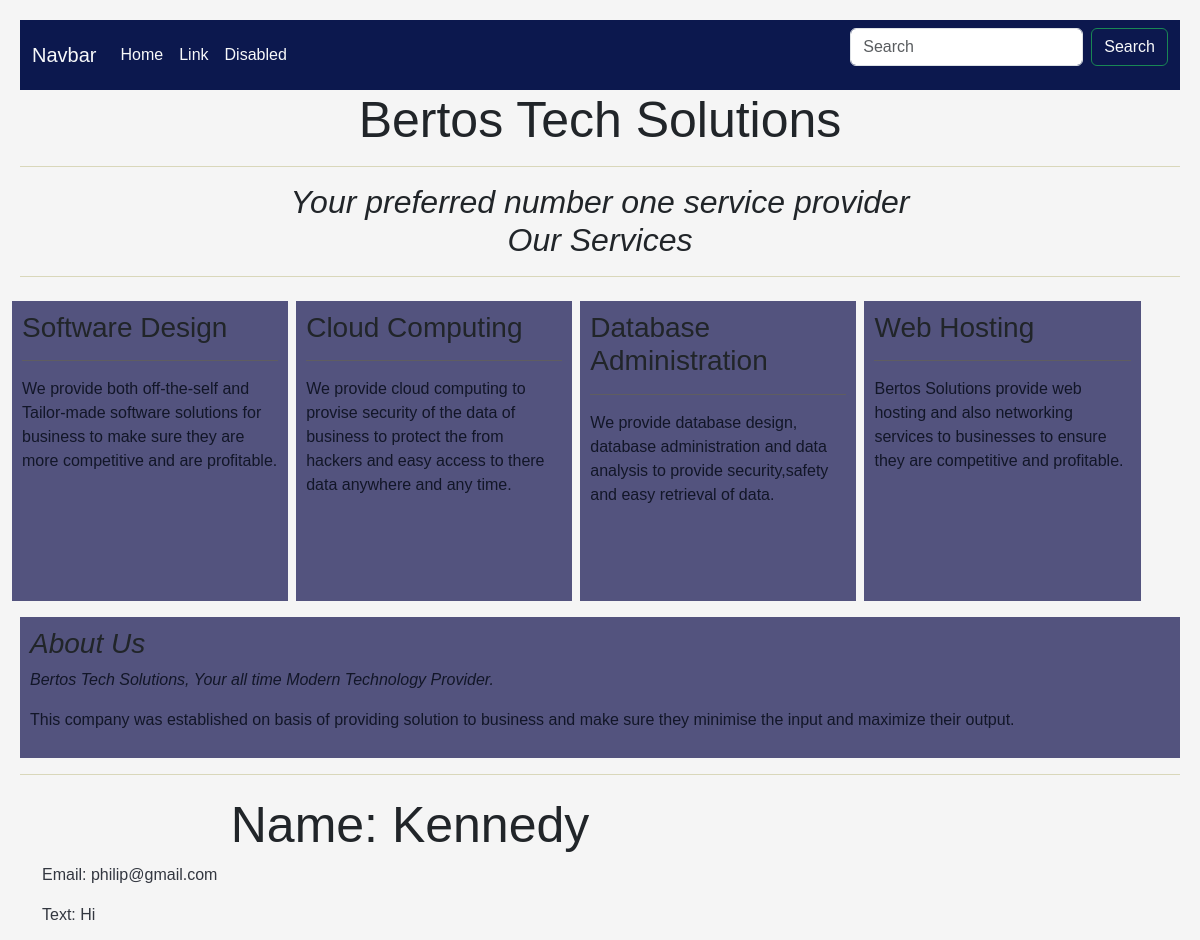
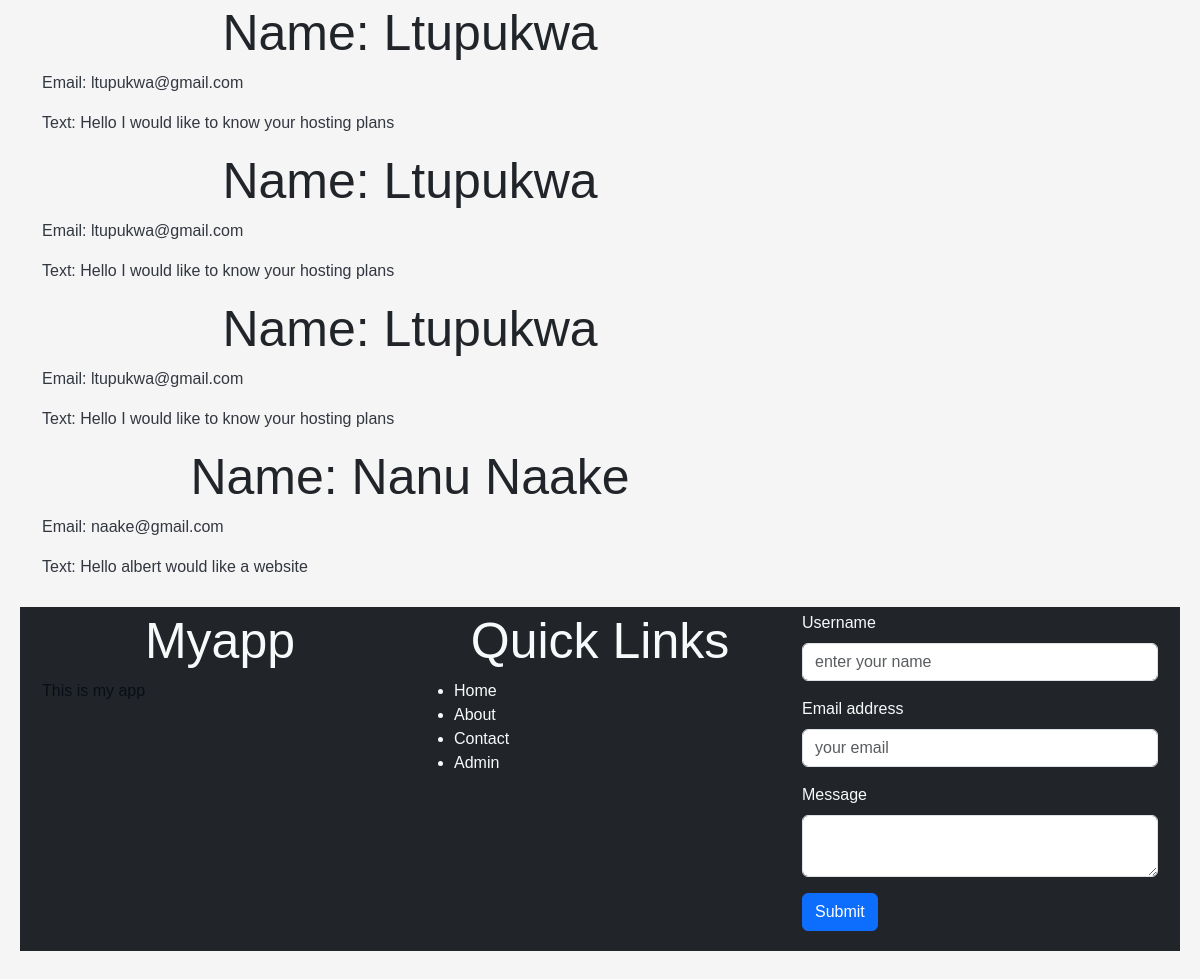
The page / on the database its author committed (2 pictures, top to bottom).
### base/models.py (models this page shows, shortened)
class Message(models.Model):
    name = models.CharField(max_length=40)
    email = models.EmailField()
    body = models.TextField()
    created = models.TimeField(auto_now=True)
    class Meta:
        ordering = ['-created']

### base/views.py (the view, shortened to what this page needs)
# urls.py: path('', views.index, name='home')
def index(request):
    texts = Message.objects.all()
    context = {'texts': texts}
    return render(request, 'base/index.html', context)

### base/templates/base/index.html (shortened to what this page needs)
{% extends 'main.html' %}
{% block content %}
{% load static %}
<main>
    <div class="main">
        <h1>Bertos Tech Solutions</h1>
        <hr>
        <h2><i>Your preferred number one service provider<br>Our Services</i></h2>
        <hr>
        <div class="row">
          <div class="column">
            <div class="content">
              <h3>Software Design</h3>
              <hr>
              <p>We provide both off-the-self and Tailor-made software solutions for business to make sure they
                are more competitive and are profitable.</p>
            </div>
          </div>
          <div class="column">
            <div class="content">
              <h3>Cloud Computing</h3>
              <hr>
              <p>We provide cloud computing to provise security of the data of business to protect the from
                hackers and easy access to there data anywhere and any time.</p>
            </div>
          </div>
          <div class="column">
            <div class="content">
              <h3>Database Administration</h3>
              <hr>
              <p>We provide database design, database administration and data analysis to provide
                security,safety and  easy retrieval of data.</p>
            </div>
          </div>
          <div class="column">
            <div class="content">
              <h3>Web Hosting</h3>
              <hr>
              <p>Bertos Solutions provide web hosting and also networking services to businesses to ensure they are competitive and profitable.</p>
            </div>
          </div>
        </div>
        <div class="content">
          <h3><i>About Us</i></h3>
          <p><i> Bertos Tech Solutions, Your all time Modern Technology Provider.</i></p>
          <p>This company was established on basis of providing solution to business and make sure they
            minimise the input and maximize their output.</p>
        </div>
        </div>
    <hr>
    <div>
        <div class="container">
            <div class="row">
                {% for text in texts %}
                <div class="col-sm-8">
                    <h1>Name: {{text.name}} </h1>
                    <p>Email: {{text.email}} </p>
                    <p>Text: {{text.body}} </p>
                </div>
                {% endfor %}
            </div>
        </div>
    </div>
</main>
{% endblock %}

### base/templates/base/index.html (style rules this page uses)
* { box-sizing: border-box; }
body { background-color: whitesmoke; padding: 20px; font-family: Arial; }
.main { max-width: 1200px; margin: auto; }
h1 { font-size: 50px; word-break: break-all; text-align: center; }
h2 { text-align: center; }
p { color: #020713cc; }
.row { margin: 8px -16px; }
.row, .row > .column { padding: 4px; }
.column { float: left; width: 24%; }
.row:after { content: ""; display: table; clear: both; }
.content { background-color: rgb(83, 83, 126); padding: 10px; }
.column > div { height: 300px; }
hr { color: #837b08; }

### rows shown on the page
Message: name "Kennedy", email "philip@gmail.com", body "Hi"
Message: name "Ltupukwa", email "ltupukwa@gmail.com", body "Hello I would like to know your hosting plans"
Message: name "Ltupukwa", email "ltupukwa@gmail.com", body "Hello I would like to know your hosting plans"
Message: name "Ltupukwa", email "ltupukwa@gmail.com", body "Hello I would like to know your hosting plans"
Message: name "Nanu Naake", email "naake@gmail.com", body "Hello albert would like a website"
